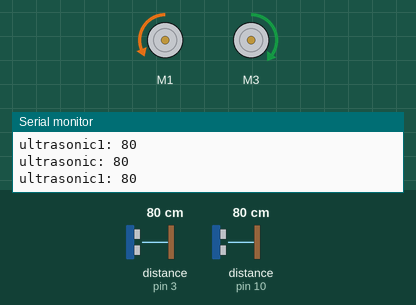
This sketch was run on a simulated Arduino Uno, built with avr-gcc and run on an emulated ATmega328P. On the bench: 2 × DC motor (green arrow = forward, orange = backward, longer = faster), the last lines printed to the serial monitor. Wiring (inferred from the names in the program): 2 × ultrasonic range finder: trigger pin 4, echo pin 3 / trigger pin 9, echo pin 10. Inputs (shaded band) come from the test bench; at power-on: distance to the obstacle (sensors on pin 3, pin 10) 80 cm. The echo pulse lasts 58.3 µs per cm.

Above: at 6.2 s.
6.3 s: distance to the obstacle (sensor on pin 3) set to 55 cm
7.8 s: distance to the obstacle (sensor on pin 3) set to 48 cm
At 9.6 s:
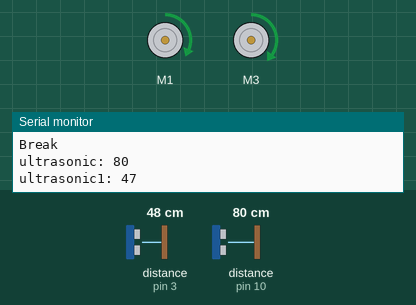
10.3 s: distance to the obstacle (sensor on pin 3) set to 299 cm
At 11.1 s:
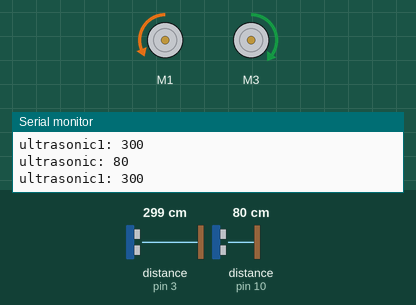
14.8 s: distance to the obstacle (sensor on pin 10) set to 2 cm
At 15.7 s:
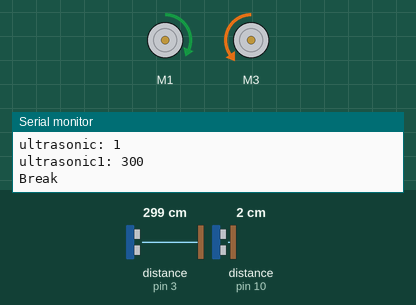
Timing chart, 0 to 17.8 s (numbered marks = the images above; inputs shaded):
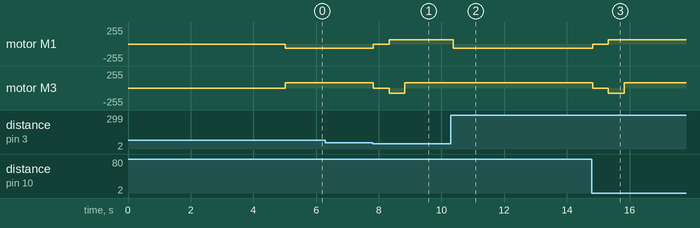

The sketch:

sketch_jun12d.ino
```cpp
#include <AFMotor.h>    // AFMotor kutubxonasini yuklab oling!!!
AF_DCMotor motor1(1);
AF_DCMotor motor2(3);

int trigPin = 9;
int echoPin = 10;
int trigPin1 = 4;
int echoPin1 = 3;
int davomiylik, sm, davomiylik1, sm1;
bool  jn = false;

void plusUltra() {
  digitalWrite(trigPin, LOW);
  delayMicroseconds(5);
  digitalWrite(trigPin, HIGH);
  delayMicroseconds(15);
  digitalWrite(trigPin, LOW);
  davomiylik = pulseIn(echoPin, HIGH);
  sm = davomiylik / 58;


  digitalWrite(trigPin1, LOW);
  delayMicroseconds(5);
  digitalWrite(trigPin1, HIGH);
  delayMicroseconds(15);
  digitalWrite(trigPin1, LOW);
  davomiylik1 = pulseIn(echoPin1, HIGH);
  sm1 = davomiylik1 / 58;


  Serial.print("ultrasonic: ");
  Serial.println(sm);
  Serial.print("ultrasonic1: ");
  Serial.println(sm1);
}

void setup() {
  //Serial.begin(9600);
  pinMode(trigPin, OUTPUT);
  pinMode(echoPin, INPUT);
  pinMode(trigPin1, OUTPUT);
  pinMode(echoPin1, INPUT);
  delay(5000);             // 5 Sekund kutib turish
  motor1.setSpeed(65);    // Tezlik 0 dan 255 gacha o'zgartirish mumkin
  motor1.run(RELEASE);
  motor2.setSpeed(80);    // Tezlik 2- Motor uchun
  motor2.run(RELEASE);
  Serial.begin(9600);
}

void loop() {
  plusUltra();
  //Serial.println(sm);
  if ((sm < 50)||(sm1 < 50)) { //Agar 50 sm masofada biror raqib ko'rinsa
    if (jn == false) {
      motor1.run(RELEASE);   //Oldinga yuri
      motor2.run(RELEASE);
      delay(500);
      Serial.println("Break");
      motor1.run(FORWARD);   //Oldinga yuri
      motor2.run(BACKWARD);
      delay(500);
      jn = true;
    }
    motor1.run(FORWARD);   //Oldinga yuri
    motor2.run(FORWARD);
    delay(500);
  } else {                 //Raqib ko'rinmasa
    motor1.run(BACKWARD);  //O'nga burilib raqibni qidir
    motor2.run(FORWARD);
    delay(10);
    jn = false;
  }
}
```

Measured:
- the behaviour switches between 51 and 50 cm on distance to the obstacle (sensor on pin 3) (found by bisection; images 0 and 1)
- after the input at 7.8 s, motor M1: backward 65/255 → stopped at once, → forward 65/255 0.50 s later; motor M3: forward 80/255 → stopped at once, → backward 80/255 0.50 s later, → forward 80/255 0.50 s later
- after the input at 10.3 s, motor M1: forward 65/255 → backward 65/255 after 0.07 s
- after the input at 14.8 s, motor M1: backward 65/255 → stopped at once, → forward 65/255 0.50 s later; motor M3: forward 80/255 → stopped at once, → backward 80/255 0.50 s later, → forward 80/255 0.50 s later
